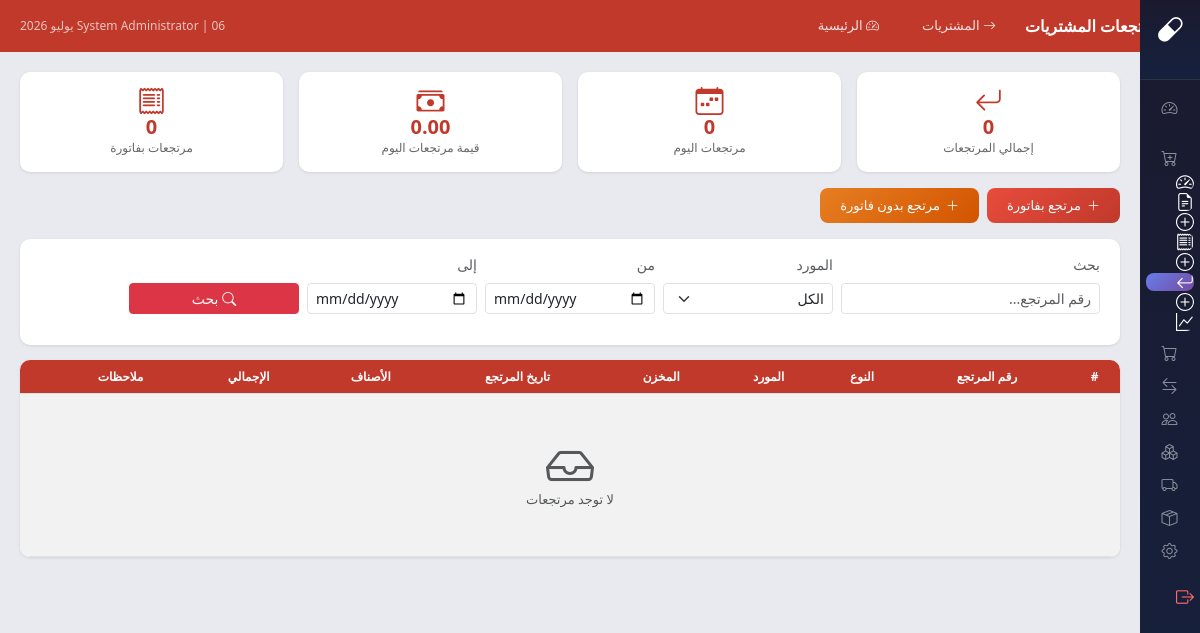
/modules/purchases/returns/index.php (signed in), run on an earlier commit of the app's database.
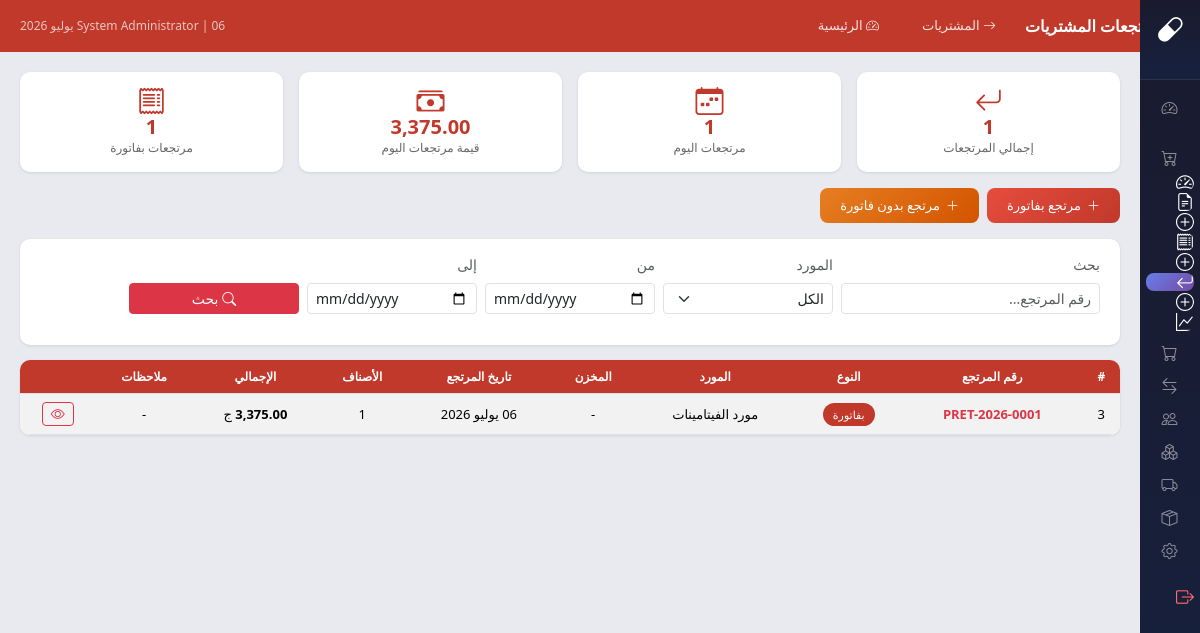
And on a later commit of the database.
### tables this page shows
CREATE TABLE `purchase_returns` (
  `id` int(11) NOT NULL,
  `return_number` varchar(20) NOT NULL,
  `invoice_id` int(11) NOT NULL,
  `supplier_id` int(11) NOT NULL,
  `store_id` int(11) DEFAULT NULL,
  `return_date` date NOT NULL DEFAULT curdate(),
  `status` enum('open','processed','cancelled') NOT NULL DEFAULT 'open',
  `subtotal` decimal(12,2) NOT NULL DEFAULT 0.00,
  `grand_total` decimal(12,2) NOT NULL DEFAULT 0.00,
  `payment_method` varchar(30) DEFAULT 'credit',
  `notes` text DEFAULT NULL,
  `created_by` int(11) NOT NULL,
  `created_at` datetime DEFAULT current_timestamp()
);

CREATE TABLE `suppliers` (
  `id` int(11) NOT NULL,
  `supplier_code` varchar(20) NOT NULL COMMENT 'كود المورد التسلسلي',
  `supplier_name` varchar(100) NOT NULL,
  `phone` varchar(20) DEFAULT NULL,
  `email` varchar(100) DEFAULT NULL,
  `address` text DEFAULT NULL,
  `is_active` tinyint(1) DEFAULT 1,
  `created_at` timestamp NOT NULL DEFAULT current_timestamp(),
  `delivery_time` varchar(50) DEFAULT 'نفس اليوم',
  `delivery_time_id` int(11) DEFAULT NULL,
  `notes` text DEFAULT NULL,
  `source` enum('estock','manual') DEFAULT 'estock',
  `estock_id` decimal(18,0) DEFAULT NULL,
  `manual_code` varchar(50) DEFAULT NULL,
  `supplier_name_en` varchar(100) DEFAULT NULL,
  `supplier_type` varchar(20) DEFAULT 'company',
  `payment_type` varchar(20) DEFAULT 'cash',
  `credit_limit` decimal(12,2) DEFAULT 0.00,
  `grace_period` int(11) DEFAULT 0,
  `return_policy` text DEFAULT NULL,
  `instapay_number` varchar(50) DEFAULT NULL,
  `wallet_number` varchar(50) DEFAULT NULL,
  `deleted_at` datetime DEFAULT NULL,
  `created_by` int(11) DEFAULT NULL,
  `updated_at` timestamp NOT NULL DEFAULT current_timestamp() ON UPDATE current_timestamp()
);

### core/config.php (called while the page is built, shortened)
<?php
function arabicDate($date) {
    $d = new DateTime($date);
    $day = $d->format('d');
    $month = AR_MONTHS[(int)$d->format('m') - 1];
    $year = $d->format('Y');
    return "$day $month $year";
}

### modules/purchases/returns/index.php (the view, shortened to what the changed rows need)
<?php
require_once __DIR__ . '/../../../core/config.php';
$db = getDB();
$page = max(1, intval($_GET['page'] ?? 1));
$perPage = 20;
$offset = ($page - 1) * $perPage;
$where = []; $params = [];
$whereSQL = $where ? 'WHERE ' . implode(' AND ', $where) : '';
$countStmt = $db->prepare("SELECT COUNT(*) FROM purchase_returns r $whereSQL");
$countStmt->execute($params);
$totalRows = $countStmt->fetchColumn();
$stmt = $db->prepare("SELECT r.*, s.supplier_name, s.supplier_code, st.store_name,
    (SELECT COUNT(*) FROM purchase_return_items WHERE return_id = r.id) as item_count
    FROM purchase_returns r
    LEFT JOIN suppliers s ON r.supplier_id = s.id
    LEFT JOIN stores st ON r.store_id = st.id
    $whereSQL ORDER BY r.created_at DESC LIMIT $perPage OFFSET $offset");
$stmt->execute($params);
$returns = $stmt->fetchAll();
?>
<!DOCTYPE html>
<html lang="ar" dir="rtl">
<head>
<link href="https://cdn.jsdelivr.net/npm/bootstrap@5.3.2/dist/css/bootstrap.rtl.min.css" rel="stylesheet">
<link href="https://cdn.jsdelivr.net/npm/bootstrap-icons@1.11.1/font/bootstrap-icons.css" rel="stylesheet">
</head>
<body>
<div class="main-content">
    <div class="row g-3 mb-3">
        <div class="col-md-3">
            <div class="stat-box">
                <i class="bi bi-arrow-return-left"></i>
                <h5><?= number_format($totalRows) ?></h5>
                <small>إجمالي المرتجعات</small>
            </div>
        </div>
        <div class="col-md-3">
            <div class="stat-box">
                <i class="bi bi-calendar-week"></i>
                <h5><?= number_format($db->query("SELECT COUNT(*) FROM purchase_returns WHERE return_date = CURDATE()")->fetchColumn()) ?></h5>
                <small>مرتجعات اليوم</small>
            </div>
        </div>
        <div class="col-md-3">
            <div class="stat-box">
                <i class="bi bi-cash-stack"></i>
                <h5><?= number_format($db->query("SELECT COALESCE(SUM(grand_total),0) FROM purchase_returns WHERE return_date = CURDATE()")->fetchColumn(), 2) ?></h5>
                <small>قيمة مرتجعات اليوم</small>
            </div>
        </div>
        <div class="col-md-3">
            <div class="stat-box">
                <i class="bi bi-receipt"></i>
                <h5><?= number_format($db->query("SELECT COUNT(*) FROM purchase_returns WHERE invoice_id IS NOT NULL")->fetchColumn()) ?></h5>
                <small>مرتجعات بفاتورة</small>
            </div>
        </div>
    </div>
    <div class="table-card">
        <table class="table table-striped table-hover mb-0">
            <thead><tr>
                <th>#</th>
                <th>رقم المرتجع</th>
                <th>النوع</th>
                <th>المورد</th>
                <th>المخزن</th>
                <th>تاريخ المرتجع</th>
                <th>الأصناف</th>
                <th>الإجمالي</th>
                <th>ملاحظات</th>
                <th></th>
            </tr></thead>
            <tbody>
            <?php if(empty($returns)){ ?>
                <tr><td colspan="10" class="text-center text-muted py-5"><i class="bi bi-inbox" style="font-size:48px"></i><br>لا توجد مرتجعات</td></tr>
            <?php } else { foreach($returns as $r){ ?>
                <tr>
                    <td><?= $r['id'] ?></td>
                    <td><strong class="text-danger"><?= $r['return_number'] ?></strong></td>
                    <td><?= $r['invoice_id'] ? '<span class="badge-ret">بفاتورة</span>' : '<span class="badge-direct">مباشر</span>' ?></td>
                    <td><?= $r['supplier_name'] ?? '-' ?></td>
                    <td><?= $r['store_name'] ?? '-' ?></td>
                    <td><?= arabicDate($r['return_date']) ?></td>
                    <td><?= $r['item_count'] ?></td>
                    <td><strong><?= number_format($r['grand_total'],2) ?></strong> ج</td>
                    <td><?= $r['notes'] ? '<i class="bi bi-chat-square-text text-muted" title="'.htmlspecialchars($r['notes']).'"></i>' : '-' ?></td>
                    <td>
                        <a href="view.php?id=<?= $r['id'] ?>" class="btn btn-sm btn-outline-danger"><i class="bi bi-eye"></i></a>
                    </td>
                </tr>
            <?php }} ?>
            </tbody>
        </table>
    </div>
</div>
</body>
</html>

What changed in the data, as far as the page shows it:
added purchase_returns: id "3", return_number "PRET-2026-0001", shows "بفاتورة", supplier.supplier_name "مورد الفيتامينات", store_name "-", return_date "06 يوليو 2026", item_count "1", grand_total "3,375.00"
Also different on the page:
$totalRows: "0" → "1"
text no longer shown: "0 0.00 0 لا توجد مرتجعات"
text now shown: "1 3,375.00 1"
